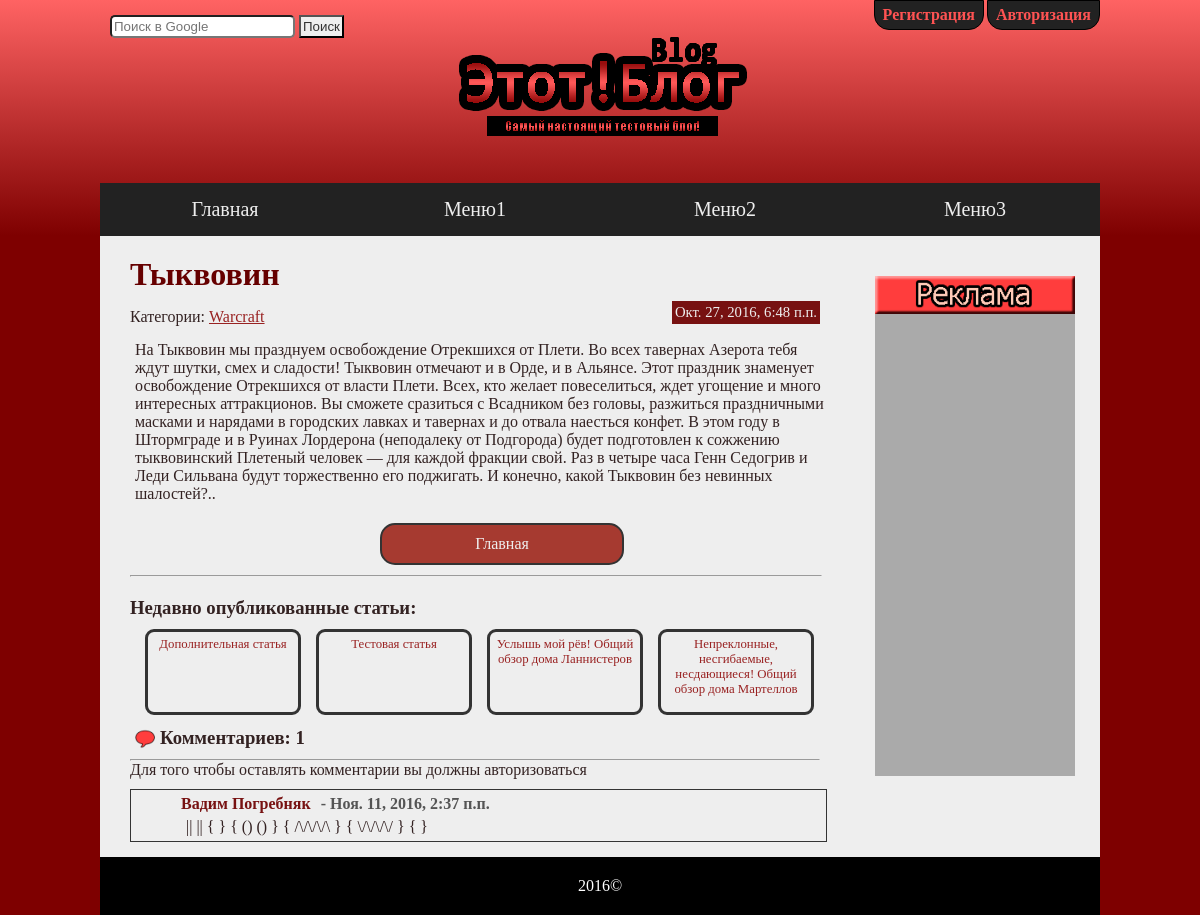
Page /article/3/ on the committed database.
### article/models.py (models this page shows, shortened)
class Article(models.Model):
	title = models.CharField(max_length = 100)
	body = models.TextField()
	pub_date = models.DateTimeField(auto_now_add = True)
	patch_date = models.DateTimeField(auto_now = True)
	category = models.ForeignKey(Category)
	is_active = models.BooleanField(default = False)

class Category(models.Model):
	name = models.CharField(max_length = 100, unique = True)
	parent_category = models.ForeignKey('self', blank = True, null = True)
	def __unicode__(self):
		return self.name

### comments/models.py (models this page shows, shortened)
class Comments(models.Model):
    body = models.TextField(max_length=2000)
    author = models.ForeignKey(User, blank=True)
    article = models.ForeignKey(Article)
    enable = models.BooleanField(default=True)
    pub_date = models.DateTimeField(auto_now_add=True)
    patch_date = models.DateTimeField(auto_now=True)

### article/views.py (the view)
# urls.py: url(r'^article/([0-9]+)/$', article, name='article'),
def article(request, article_id):
    article = get_object_or_404(Article, pk=article_id, is_active=True)
    comments = Comments.objects.filter(article=article_id, enable=True).order_by('-pub_date')
    count_comments = comments.count()
    form = CommentsForm()
    recommend = Article.objects.filter(is_active=True).order_by('-pub_date')[0:4]
    context = {'article': article, 'comments': comments,
    'count_comments': count_comments,
    'form': form,
    'recommend': recommend
    }
    return render(request, 'article/article.html', context)

### article/forms.py
class CommentsForm(forms.ModelForm):
    body = forms.CharField(widget=forms.Textarea(attrs={
        'cols': '55', 'rows': '10', 'placeholder': 'Присоединяйтесь к обсуждению...',
        'spellcheck': 'true', 'maxlength': '2000'
        }))
    class Meta:
        model = Comments
        fields = ('body',)

### article/templates/article/article.html (shortened to what this page needs)
{% extends "loyout.html" %}
{% load staticfiles %}
{% block "content" %}
    <div class="article">
        <div class="article-head">
           <h1>{{ article.title }}</h1>
             Категории: <a href="{% url 'category' article.category_id %}">{{ article.category }}</a>
             <span class='pub-date'>{{ article.pub_date }}</span>
         </div>
        <div class="article-body">
           <p>{{ article.body }}</p>
            <a href="/"><span class="button big-button">Главная</span></a>
        </div>
        <hr>
    </div>
    <div id='recommend' class='block'>
        <h3>Недавно опубликованные статьи:</h3>
        {% for r in recommend %}
        <a href="{% url 'article' r.id %}">
            <div class='recommended_article'>
                {{ r.title }}
            </div>
        </a>
        {% endfor %}
    </div>
    <div class='block' id='comments'>
        <img src="{% static 'img/comment-icon.png' %}" class="comment-ico"><h3>Комментариев: {{ count_comments }}</h3>
        <hr>
        {% if user.username %}
        <form action="/comments/{{ article.id }}/" method="POST">
            {% csrf_token %}
            {{ form }}
            <br>
            <input type="submit" value='Отправить'>
        </form>
        {% else %}
        <p>Для того чтобы оставлять комментарии вы должны авторизоваться</p>
        {% endif %}
        {% if comments %}
            {% for comment in comments %}
            <div class='commentary-block block' id='comment_{{ comment.id }}'>
                <h4>
                {% if comment.author.first_name or comment.author.last_name %}
                    {{ comment.author.first_name }} {{ comment.author.last_name }}
                {% else %}
                    {{ comment.author }}
                {% endif %}
                </h4>
                <h5>
                 - {{ comment.patch_date }}
                </h5>
                <br>
                <p id='p_{{ comment.id }}'>{{ comment.body }}</p>
            </div>
            {% endfor %}
        {% else %}
        <div class='commentary-block block'>
            <p>
            Комментарии отсутствуют
            </p>
        </div>
        {% endif %}
    </div>
{% endblock %}

### static/css/style.css (style rules this page uses)
* { margin:0; padding: 0; }
html { width: 100%; height: 100%; }
body { width: 100%; height: 100%; float: left; font-family: "Bebas"; background-color: #7E0000; color: #322; }
h1 { color: #660000; }
a { text-decoration: none; color: #922; }
a, a:hover, #reg-auth span:hover, #reg-auth span, .article-body .button, .article-body .button:hover, #nav li:hover, #nav li { -webkit-transition: all.6s ease; -moz-transition: all.6s ease; -o-transition: all.6s ease; -ms-transition: all.6s ease; transition: all.6s ease; }
.block { width: 100%; float: left; }
.article { width: 690px; float: left; margin-top: 20px; margin-bottom: 20px; }
.article hr { margin-top: 10px; float: left; width: 100%; text-align: center; }
.article-head a { text-decoration: underline; }
.article-head { float: left; width: 100%; }
.article-head h1 { margin-bottom: 15px; }
.comment-ico { width: 20px; vertical-align: -5px; padding: 0 5px; }
.pub-date { float: right; background-color: #711; color: #eee; padding: 3px; margin-top: -7px; font-size: 0.92em; }
.article-body { width: 100%; float: left; margin-top: 15px; margin-left: 5px; }
.button { padding: 10px 20px; border-radius: 15px; background-color: #A63A30; color: #eee; border: 2px solid #333; float: right; }
.big-button { float: left; display: block; margin-left: 245px; margin-top: 20px; width: 200px; text-align: center; }
#recommend { margin-bottom: 12px; }
.recommended_article { width: 140px; height: 70px; border: 3px solid #333; border-radius: 9px; display: inline-block; float: left; margin-left: 15px; font-size: 0.8em; padding: 5px; text-align: center; margin-top: 10px; }
#comments { margin-bottom: 15px; }
#comments h3 { display: inline; }
#comments hr { margin-top: 10px; }
.commentary-block { margin-top: 10px; width: 640px; border: 1px solid #333; padding: 5px 5px 5px 50px; }
.commentary-block h4, .commentary-block h5 { display: inline; float: left; margin-right: 10px; font-size: 1em; color: #555; }
.commentary-block h4 { color: #711; }
.commentary-block p { margin-top: 5px; margin-left: 5px; }

### rows in the picture
Article: title "Тыквовин", category "Warcraft", pub_date "Окт. 27, 2016, 6:48 п.п.", body "На Тыквовин мы празднуем освобождение Отрекшихся от Плети. Во всех тавернах Азерота тебя ждут шутки, смех и сладости! Тыквовин отмечают и в Орде, и в Альянсе. Этот праздник знаменует освобождение Отрекшихся от власти Плети. Всех, кто желает повеселиться, ждет угощение и много интересных аттракционов. Вы сможете сразиться с Всадником без головы, разжиться праздничными масками и нарядами в городских лавках и тавернах и до отвала наесться конфет. В этом году в Штормграде и в Руинах Лордерона (неподалеку от Подгорода) будет подготовлен к сожжению тыквовинский Плетеный человек — для каждой фракции свой. Раз в четыре часа Генн Седогрив и Леди Сильвана будут торжественно его поджигать. И конечно,…"
Article: title "Дополнительная статья"
Article: title "Тестовая статья"
Article: title "Услышь мой рёв! Общий обзор дома Ланнистеров"
Article: title "Непреклонные, несгибаемые, несдающиеся! Общий обзор дома Мартеллов"
Comments: author.first_name "Вадим", author.last_name "Погребняк", patch_date "Ноя. 11, 2016, 2:37 п.п.", body "|| || { } { () () } { /\\/\\/\\/\\ } { \\/\\/\\/\\/ } { }"

### other values in the picture
{{ count_comments }} "1"
